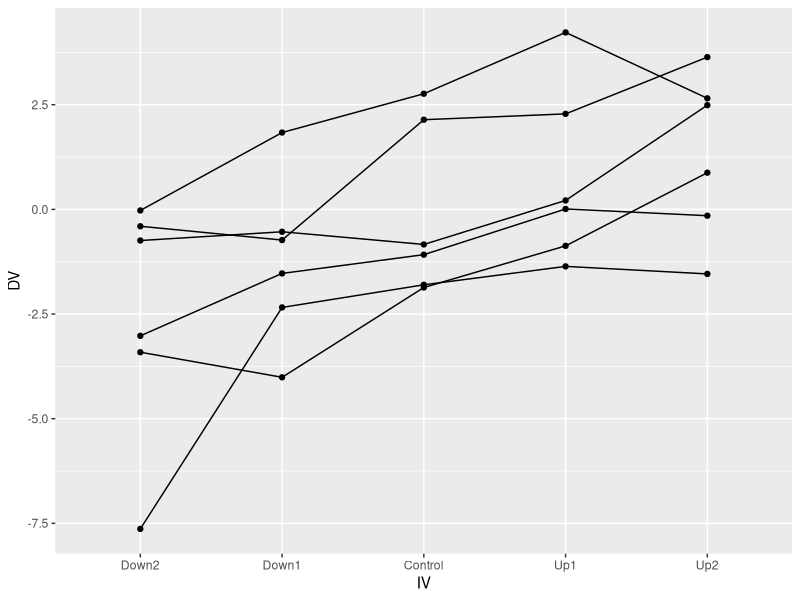

Here is the R script that generated this plot: (Note: this script raises an error after producing the figure.)
## ---- chunk 1
knitr::opts_chunk$set(echo = TRUE)
## ---- chunk 2
library(dplyr)
library(tidyr)
library(ggplot2)
library(tibble)
## ---- chunk 3

sim_data <- tibble(
subjects = rep(1:6, each =5),
IV = rep(c("Down2", "Down1", "Control", "Up1", "Up2"),6),
DV = rnorm(6*5,c(-2,-1,0,1,2),1)
) %>% mutate(DV = DV + rep(2:-3, each = 5))

#change order of x-axis, save this code
sim_data$IV <- factor(sim_data$IV, levels = c("Down2", "Down1", "Control", "Up1", "Up2"))

sim_data$subjects <- as.factor(sim_data$subjects)

ggplot(sim_data, aes(x=IV, y= DV, group = subjects))+
  geom_point()+
  geom_line()


## ---- chunk 4
save_p <- c()
for (i in 1:1000){
  
sim_data <- tibble(
subjects = rep(1:6, each =5),
IV = rep(c("Down2", "Down1", "Control", "Up1", "Up2"),6),
DV = rnorm(6*5,c(-.2,-.1,0,.1,.2),1)
) %>% mutate(DV = DV + rep(rnorm(6, 0, 1), each = 5))

sim_data$IV <- factor(sim_data$IV, levels = c("Down2", "Down1", "Control", "Up1", "Up2"))

sim_data$subjects <- as.factor(sim_data$subjects)

aov_out <- aov(DV ~ IV + Error(subjects), sim_data) %>%  summary
save_p[i] <- aov_out[2]$`Error: Within`[[1]]$`Pr(>F)`[1]
}

length(save_p[save_p < .05])/1000

## ---- chunk 5
godden_baddeley <- tribble(~Subjects,~LearningPlace,~TestingPlace,~Recall,
        "s1","On Land","On Land",34,
        "s2","On Land","On Land",37,
        "s3","On Land","On Land",27,
        "s4","On Land","On Land",43,
        "s5","On Land","On Land",44,
        "s1","On Land","Under Sea",18,
        "s2","On Land","Under Sea",21,
        "s3","On Land","Under Sea",25,
        "s4","On Land","Under Sea",37,
        "s5","On Land","Under Sea",34,
        "s1","Under Sea","On Land",14,
        "s2","Under Sea","On Land",21,
        "s3","Under Sea","On Land",31,
        "s4","Under Sea","On Land",27,
        "s5","Under Sea","On Land",32,
        "s1","Under Sea","Under Sea",22,
        "s2","Under Sea","Under Sea",25,
        "s3","Under Sea","Under Sea",33,
        "s4","Under Sea","Under Sea",33,
        "s5","Under Sea","Under Sea",42
        )

godden_baddeley <- godden_baddeley %>%
  mutate(Subjects = as.factor(Subjects),
         LearningPlace = as.factor(LearningPlace),
         TestingPlace = as.factor(TestingPlace))
## ---- chunk 6
lp_mean <- godden_baddeley %>% 
  group_by(Subjects, LearningPlace) %>% 
  summarize(mean_recall = mean(Recall))

t.test(mean_recall ~ LearningPlace, paired = TRUE, data = lp_mean)
## ---- chunk 7
tp_mean <- godden_baddeley %>% 
  group_by(Subjects, TestingPlace) %>% 
  summarize(mean_recall = mean(Recall))

t.test(mean_recall ~ TestingPlace, paired = TRUE, data = tp_mean)
## ---- chunk 8
LL <- godden_baddeley %>% 
  filter(LearningPlace == "On Land",
         TestingPlace == "On Land") %>% 
  pull(Recall)

LS <- godden_baddeley %>% 
  filter(LearningPlace == "On Land",
         TestingPlace == "Under Sea") %>% 
  pull(Recall)

SL <- godden_baddeley %>% 
  filter(LearningPlace == "Under Sea",
         TestingPlace == "On Land") %>% 
  pull(Recall)

SS <- godden_baddeley %>% 
  filter(LearningPlace == "Under Sea",
         TestingPlace == "Under Sea") %>% 
  pull(Recall)


t.test((LL - LS) - (SL - SS), mu = 0)
